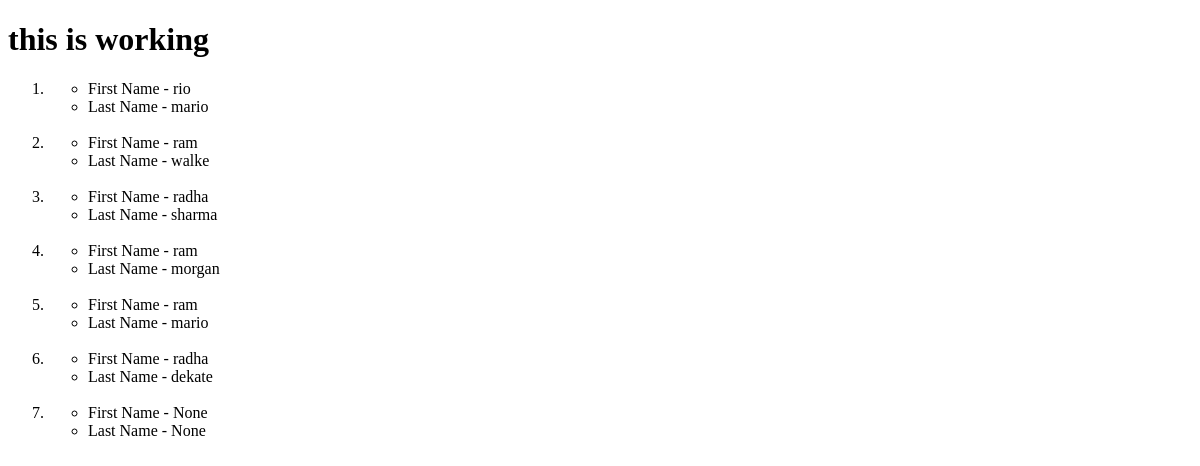
Page /opr/about-us/ on the earlier database version.
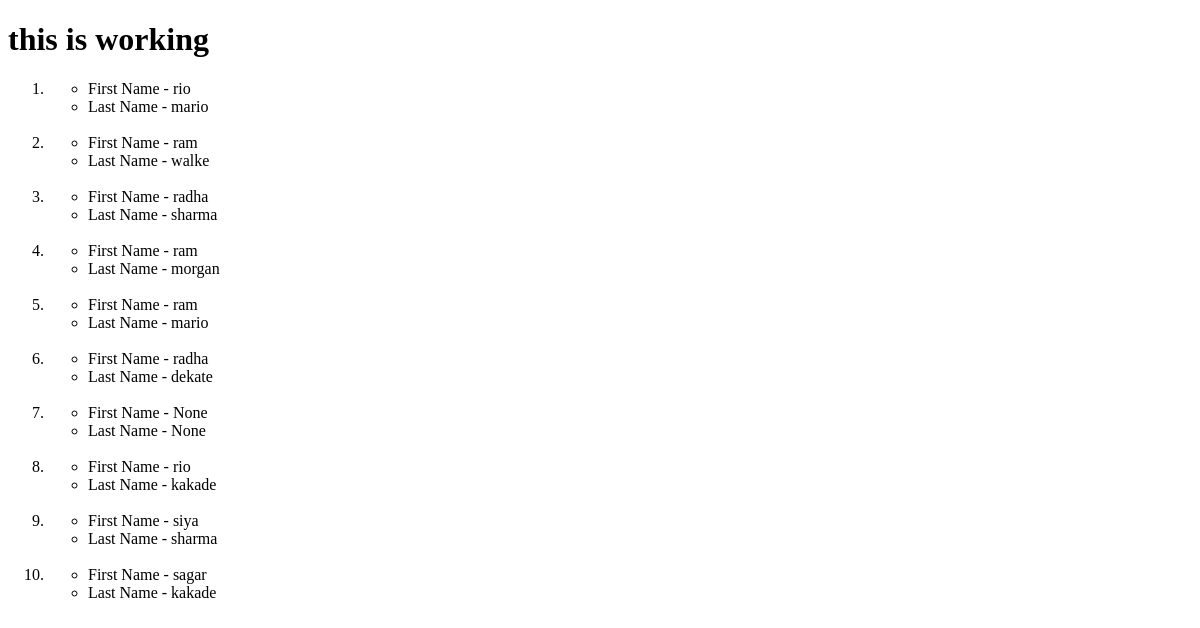
Same page on the later database version.
### opr/models.py (models this page shows, shortened)
class Student(models.Model):
     roll_number = models.IntegerField()
     first_name = models.CharField(max_length=255,default="unknown",null=True,blank=True)
     last_name = models.CharField(max_length=255,null=True,blank=True)
     age = models.IntegerField(default=0)

### opr/views.py (the view)
# urls.py: path('about-us/',views.about_us,name='about_us'),
def about_us(request):
     a = Student.objects.all()
     return render(request,'about_us.html',{'students':a})

### templates/about_us.html (shortened to what this page needs)
<!DOCTYPE html>
<html lang="en">
<head>
</head>
<body>
     <h1>this is working</h1>
     <ol>
          {% for i in students %}
          <li>
               <ul>
                    <li>First Name - {{i.first_name}}</li>
                    <li>Last Name - {{i.last_name}}</li>
               </ul>
          </li><br>
          {% endfor %}
     </ol>
</body>
</html>

Differences in the rows shown:
added Student: first_name "rio", last_name "kakade"
added Student: first_name "siya", last_name "sharma"
added Student: first_name "sagar", last_name "kakade"
